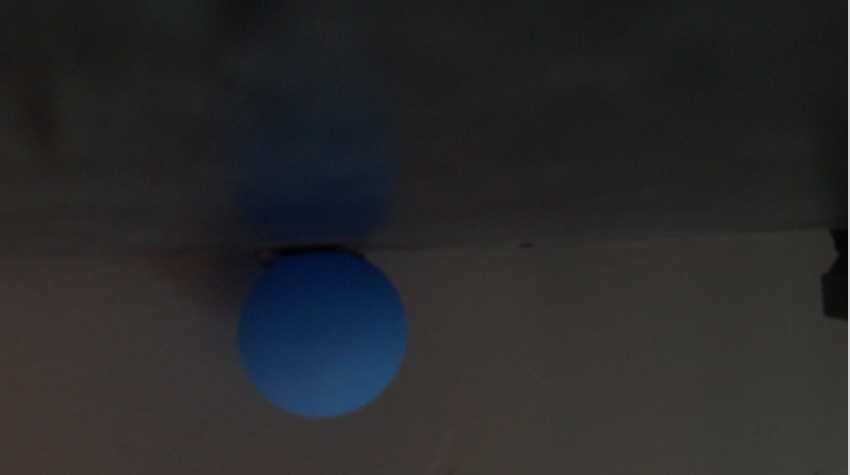
#> input picture sockets/test.png, 850 x 475 px, found by its file name
$ jupyter execute Untitled.ipynb
#> lines starting #> are read from the running program, lines starting #| are printed output that depends on the picture; after the words box and inside, x2 and y2 are one past the last pixel; in counts of white or black regions, pixels touching at a corner belong together
[cell 1]
import cv2
import numpy as np
import matplotlib.pyplot as plt

# Load the image (adjust the path if needed)
img = cv2.imread('/home/rober/rpi/sockets/test.png')
#> img is the input picture: shape (475, 850, 3); mean B, G, R 41.9, 40.6, 40.3
if img is None:
    print("Failed to open image.png")
else:
    # Convert the image to grayscale
    gray = cv2.cvtColor(img, cv2.COLOR_BGR2GRAY)
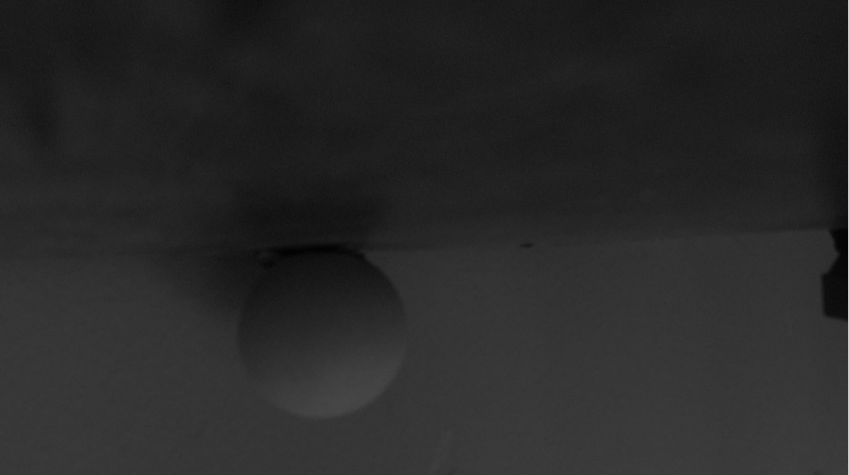
#> gray: shape (475, 850); min 1, max 204, mean 40.6

    # Apply a Gaussian blur to reduce noise and improve circle detection.
    blurred = cv2.GaussianBlur(gray, (9, 9), 2)

    # Detect circles in the image using the Hough Circle Transform.
    # Adjust dp, minDist, param1, param2, and minRadius based on your image.
    circles = cv2.HoughCircles(blurred,
                               cv2.HOUGH_GRADIENT,
                               dp=1.2,
                               minDist=50,
                               param1=100,
                               param2=30,
                               minRadius=10,
                               maxRadius=0)
#> circles = None

    # If some circles are detected, draw them on the image.
    if circles is not None:
        # Round the circle parameters and cast to int.
        circles = np.round(circles[0, :]).astype("int")
        print("Detected circles:", circles)
        # Loop over the detected circles.
        for (x, y, r) in circles:
            # Draw the circle's outline in green.
            cv2.circle(img, (x, y), r, (0, 255, 0), 2)
            # Draw the circle's center in red.
            cv2.circle(img, (x, y), 3, (0, 0, 255), -1)
    else:
        print("No circles detected.")

    # Convert the image from BGR to RGB so that it displays correctly with matplotlib.
    img_rgb = cv2.cvtColor(img, cv2.COLOR_BGR2RGB)

    # Display the image.
    plt.figure(figsize=(10, 6))
    plt.imshow(img_rgb)
    plt.axis('off')
    plt.title("Detected Circles")
    plt.show()

[cell 2]
roi=img
frame=img

[cell 3]
roi_hsv = cv2.cvtColor(roi, cv2.COLOR_BGR2HSV)
#> roi_hsv: shape (475, 850, 3); mean H, S, V 60.2, 46.1, 45.8
lower_orange = np.array([90, 10, 30])
upper_orange = np.array([110, 250, 200])
mask = cv2.inRange(roi_hsv, lower_orange, upper_orange)
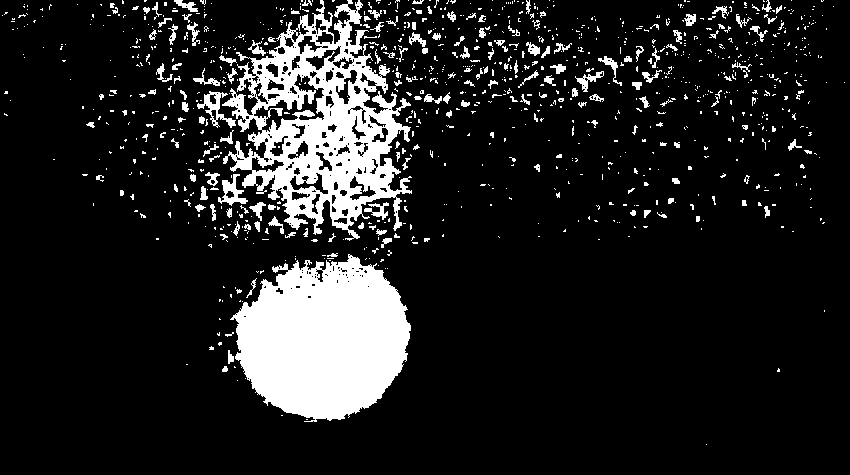
#> mask: shape (475, 850); 13.2% white; 1047 white regions (876 under 20 px), largest, box (x1, y1, x2, y2) and area: (230, 254, 411, 422) 21490, (222, 0, 412, 241) 19321, (197, 91, 236, 128) 442

# Clean up the mask.
kernel = np.ones((12, 12), np.uint8)
mask = cv2.morphologyEx(mask, cv2.MORPH_OPEN, kernel, iterations=1)
#> mask: shape (475, 850); 5.7% white; 12 white regions, largest, box (x1, y1, x2, y2) and area: (239, 271, 410, 420) 19954, (332, 105, 355, 137) 584, (305, 120, 329, 146) 495
mask = cv2.morphologyEx(mask, cv2.MORPH_DILATE, kernel, iterations=1)
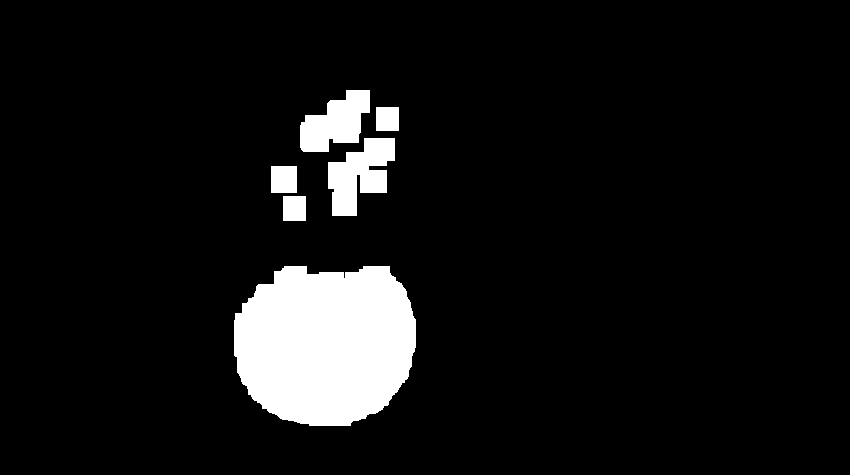
#> mask: shape (475, 850); 7.8% white; 6 white regions

# Find contours in the mask.
contours, _ = cv2.findContours(mask.copy(), cv2.RETR_EXTERNAL, cv2.CHAIN_APPROX_SIMPLE)
#> contours = 6 contours; box (x1, y1, x2, y2) and area: (234, 266, 416, 426) 23567, (328, 138, 395, 216) 2994, (300, 90, 370, 152) 2622, (271, 166, 297, 193) 650, (283, 196, 306, 221) 528, (376, 107, 399, 131) 506

largest_centroid = None
distance = None
largest_area = 0
chosen_contour = None

for contour in contours:
    area = cv2.contourArea(contour)
    if area > 10000 and area > largest_area:
        largest_area = area
        chosen_contour = contour
#> this loop made 6 passes
#> (area, largest_area) on pass 1: (23567, 23567)
#> (contour, area) on passes 2, 3, 5: ([[283, 196], [283, 220], [305, 220], [305, 196]], 528), ([[271, 166], [271, 192], [296, 192], [296, 166]], 650), ([[376, 107], [376, 130], [398, 130], [398, 107]], 506)
#> after the loop, chosen_contour = contour of 197 points, box (x1, y1, x2, y2) (234, 266, 416, 426), area 23567; largest_area = 23567

if chosen_contour is not None:
    (x_center, y_center), radius = cv2.minEnclosingCircle(chosen_contour)
#> x_center = 322.6; y_center = 334.6; radius = 95.42
    centroid = (int(x_center), int(y_center))
#> centroid = (322, 334)
    largest_centroid = centroid
#> largest_centroid = (322, 334)
    cv2.drawContours(frame, [chosen_contour], -1, (0, 255, 0), 2)
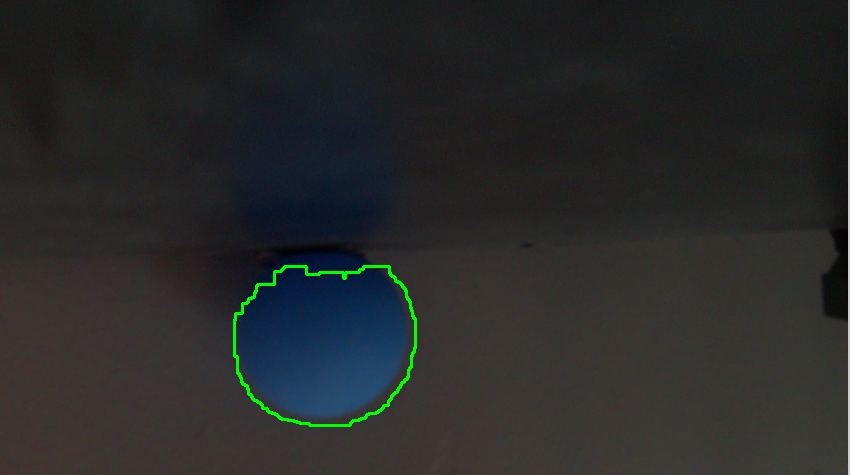
#> frame: shape (475, 850, 3); 0.49% of pixels changed, all inside (x1, y1, x2, y2) = (233, 265, 417, 427)
    cv2.circle(frame, centroid, 5, (0, 0, 255), -1)
#> frame: shape (475, 850, 3); 0.02% of pixels changed, all inside (x1, y1, x2, y2) = (317, 329, 328, 340)
    #if radius > 0:
    #    distance = BALL_DIAMETER / (2 * radius * PIXEL_PITCH)

plt.figure(figsize=(10, 6))
plt.imshow(frame)
plt.axis('off')
plt.title("Detected Circles")
plt.show()

[cell 4]
import cv2
import numpy as np
import matplotlib.pyplot as plt

# Load the image (adjust the path if needed)
img = cv2.imread('DO.png')
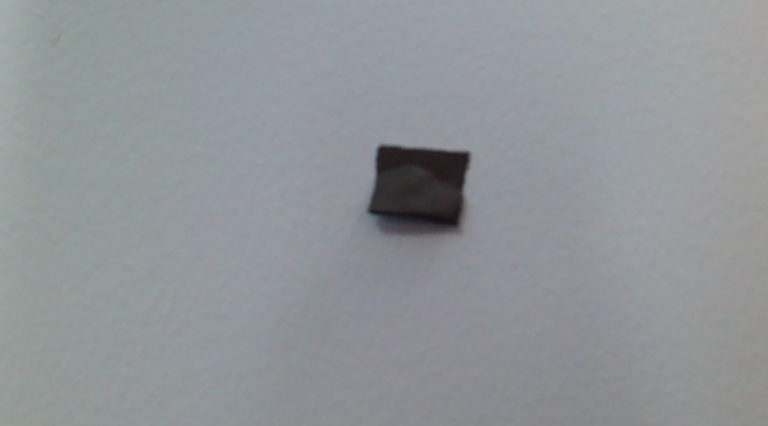
#> input picture sockets/DO.png, 768 x 426 px
#> img is the input picture: shape (426, 768, 3); mean B, G, R 152.8, 149, 145
if img is None:
    print("Failed to load image.png")
else:
    # Define ROI coordinates: x1, x2, y1, y2.
    # For example, here we choose an ROI from (x1=100, y1=100) to (x2=500, y2=400).
    x1, y1 = 100, 100
    x2, y2 = 500, 400

    # Make a copy of the original image to draw the ROI rectangle.
    img_with_roi = img.copy()
    cv2.rectangle(img_with_roi, (x1, y1), (x2, y2), (255, 0, 0), 2)
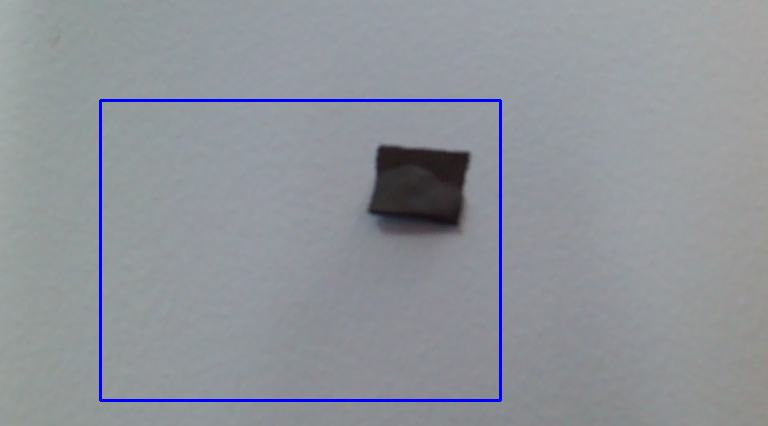
#> img_with_roi: shape (426, 768, 3); 1.28% of pixels changed, all inside (x1, y1, x2, y2) = (99, 99, 502, 402)

    # Extract the ROI from the image.
    roi = img[y1:y2, x1:x2]
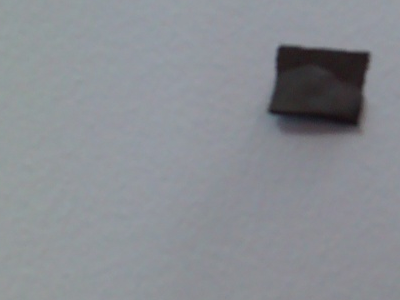
#> roi: shape (300, 400, 3); mean B, G, R 146.8, 141.4, 138

    # Convert the ROI to grayscale.
    gray_roi = cv2.cvtColor(roi, cv2.COLOR_BGR2GRAY)

    # Apply adaptive threshold with THRESH_BINARY_INV.
    thresh_roi = cv2.adaptiveThreshold(
        gray_roi,
        maxValue=255,
        adaptiveMethod=cv2.ADAPTIVE_THRESH_MEAN_C,
        thresholdType=cv2.THRESH_BINARY_INV,
        blockSize=11,
        C=7
    )
#> thresh_roi: shape (300, 400); 1.2% white; 23 white regions (21 under 20 px), largest, box (x1, y1, x2, y2) and area: (268, 45, 370, 127) 1281, (308, 113, 333, 120) 55

    # Optionally clean up noise with a morphological opening.
    kernel = np.ones((3, 3), np.uint8)
    thresh_clean = cv2.morphologyEx(thresh_roi, cv2.MORPH_OPEN, kernel, iterations=1)
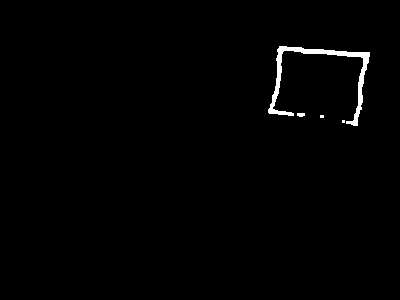
#> thresh_clean: shape (300, 400); 1% white; 4 white regions (2 under 20 px)

    # Find contours in the cleaned threshold image (only in the ROI).
    contours, hierarchy = cv2.findContours(thresh_clean.copy(),
                                           cv2.RETR_EXTERNAL,
                                           cv2.CHAIN_APPROX_SIMPLE)
#> contours = 4 contours, 3 with area under 20; largest, box (x1, y1, x2, y2) and area: (268, 46, 370, 126) 932
    print("Number of contours found in ROI:", len(contours))
#| Number of contours found in ROI: 4

    # Create a copy of the ROI to draw detected contours.
    roi_contours = roi.copy()
    cv2.drawContours(roi_contours, contours, -1, (0, 255, 0), 2)
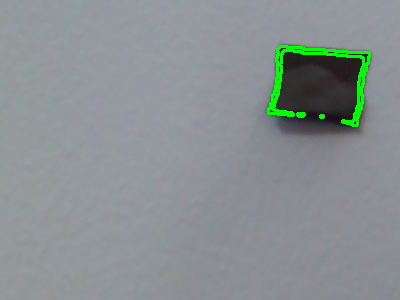
#> roi_contours: shape (300, 400, 3); 1.43% of pixels changed, all inside (x1, y1, x2, y2) = (267, 45, 371, 127)

    # Draw bounding boxes for large contours (for debugging).
    for cnt in contours:
        area = cv2.contourArea(cnt)
        if area > 1000:  # Adjust the threshold based on what you define as "large"
            x, y, w, h = cv2.boundingRect(cnt)
            cv2.rectangle(roi_contours, (x, y), (x+w, y+h), (0, 0, 255), 2)
#> this loop made 4 passes
#> area on pass 4: 931.5

    # Display the results.
    plt.figure(figsize=(12, 6))

    plt.subplot(1, 3, 1)
    plt.title("Original Image with ROI")
    # Convert BGR to RGB for matplotlib.
    plt.imshow(cv2.cvtColor(img_with_roi, cv2.COLOR_BGR2RGB))
    plt.axis('off')

    plt.subplot(1, 3, 2)
    plt.title("Adaptive Threshold in ROI")
    plt.imshow(thresh_clean, cmap='gray')
    plt.axis('off')

    plt.subplot(1, 3, 3)
    plt.title("Contours in ROI")
    plt.imshow(cv2.cvtColor(roi_contours, cv2.COLOR_BGR2RGB))
    plt.axis('off')

    plt.tight_layout()
    plt.show()
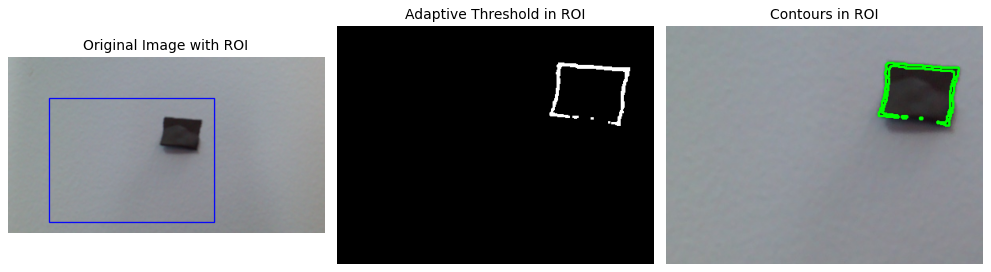
#> figure drawn by matplotlib, 3 panels
